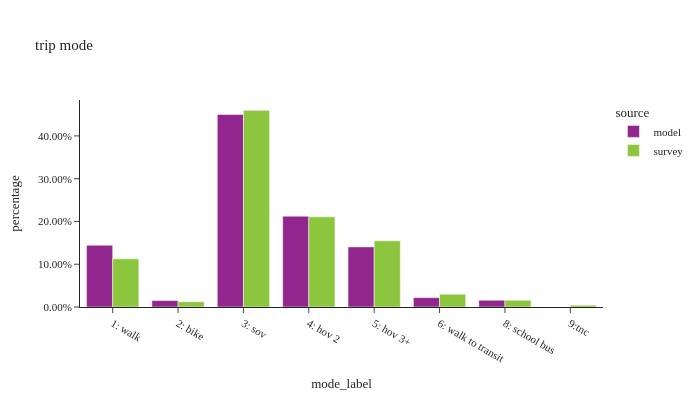

Write notebook code for a chart like this one.
### Code cell
trip_stats(df_trip,'mode_label','trip mode')

### Figure 1 — Plotly figure (JSON) as saved in the notebook; plotly's stock layout.template omitted (floating-point values rounded to 4 significant figures)
{"data": [{"alignmentgroup": "True", "customdata": [[2359000.0, 2359000.0], [246100.0, 246100.0], [7355000.0, 7355000.0], [3469000.0, 3469000.0], [2297000.0, 2297000.0], [357900.0, 357900.0], [258100.0, 258100.0]], "hovertemplate": "source=model<br>mode_label=%{x}<br>percentage=%{y}<br>total=%{customdata[0]}<br>sample_size=%{customdata[1]}<extra></extra>", "legendgroup": "model", "marker": {"color": "#91268F", "pattern": {"shape": ""}}, "name": "model", "offsetgroup": "model", "orientation": "v", "showlegend": true, "textposition": "auto", "type": "bar", "x": ["1: walk", "2: bike", "3: sov", "4: hov 2", "5: hov 3+", "6: walk to transit", "8: school bus"], "xaxis": "x", "y": [0.1443, 0.01506, 0.4501, 0.2123, 0.1405, 0.0219, 0.01579], "yaxis": "y"}, {"alignmentgroup": "True", "customdata": [[1554000.0, 6203.0], [169200.0, 808.0], [6341000.0, 11790.0], [2907000.0, 5065.0], [2134000.0, 2691.0], [411000.0, 1429.0], [218100.0, 284.0], [57880.0, 118.0]], "hovertemplate": "source=survey<br>mode_label=%{x}<br>percentage=%{y}<br>total=%{customdata[0]}<br>sample_size=%{customdata[1]}<extra></extra>", "legendgroup": "survey", "marker": {"color": "#8CC63E", "pattern": {"shape": ""}}, "name": "survey", "offsetgroup": "survey", "orientation": "v", "showlegend": true, "textposition": "auto", "type": "bar", "x": ["1: walk", "2: bike", "3: sov", "4: hov 2", "5: hov 3+", "6: walk to transit", "8: school bus", "9:tnc"], "xaxis": "x", "y": [0.1127, 0.01227, 0.4597, 0.2108, 0.1547, 0.0298, 0.01581, 0.004197], "yaxis": "y"}], "layout": {"barmode": "group", "font": {"size": 11}, "height": 400, "legend": {"title": {"text": "source"}, "tracegroupgap": 0}, "title": {"text": "trip mode"}, "width": 700, "xaxis": {"anchor": "y", "categoryorder": "category ascending", "domain": [0.0, 1.0], "dtick": 1, "title": {"text": "mode_label"}}, "yaxis": {"anchor": "x", "domain": [0.0, 1.0], "tickformat": ".2%", "title": {"text": "percentage"}}}}
